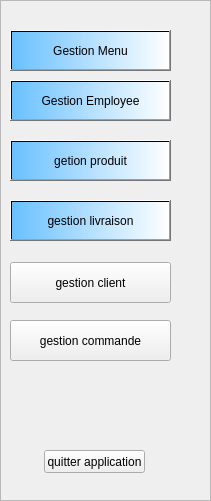
     <widget class="QFrame" name="frame_2">
      <property name="geometry">
       <rect>
        <x>40</x>
        <y>130</y>
        <width>211</width>
        <height>501</height>
       </rect>
      </property>
      <property name="frameShape">
       <enum>QFrame::StyledPanel</enum>
      </property>
      <property name="frameShadow">
       <enum>QFrame::Raised</enum>
      </property>
      <widget class="QPushButton" name="pushButton_28">
       <property name="geometry">
        <rect>
         <x>10</x>
         <y>80</y>
         <width>161</width>
         <height>41</height>
        </rect>
       </property>
       <property name="styleSheet">
        <string notr="true">background-color: qlineargradient(spread:repeat, x1:0, y1:0, x2:1, y2:0, stop:0 rgba(105, 192, 255, 255), stop:1 rgba(255, 255, 255, 255));</string>
       </property>
       <property name="text">
        <string>Gestion Employee</string>
       </property>
      </widget>
      <widget class="QPushButton" name="gestionplatmenu">
       <property name="geometry">
        <rect>
         <x>10</x>
         <y>30</y>
         <width>161</width>
         <height>41</height>
        </rect>
       </property>
       <property name="styleSheet">
        <string notr="true">background-color: qlineargradient(spread:repeat, x1:0, y1:0, x2:1, y2:0, stop:0 rgba(105, 192, 255, 255), stop:1 rgba(255, 255, 255, 255));
</string>
       </property>
       <property name="text">
        <string>Gestion Menu</string>
       </property>
      </widget>
      <widget class="QPushButton" name="gestionproduit">
       <property name="geometry">
        <rect>
         <x>10</x>
         <y>140</y>
         <width>161</width>
         <height>41</height>
        </rect>
       </property>
       <property name="styleSheet">
        <string notr="true">background-color: qlineargradient(spread:repeat, x1:0, y1:0, x2:1, y2:0, stop:0 rgba(105, 192, 255, 255), stop:1 rgba(255, 255, 255, 255));</string>
       </property>
       <property name="text">
        <string>getion produit</string>
       </property>
      </widget>
      <widget class="QPushButton" name="gestionlivb">
       <property name="geometry">
        <rect>
         <x>10</x>
         <y>200</y>
         <width>161</width>
         <height>41</height>
        </rect>
       </property>
       <property name="styleSheet">
        <string notr="true">background-color: qlineargradient(spread:repeat, x1:0, y1:0, x2:1, y2:0, stop:0 rgba(105, 192, 255, 255), stop:1 rgba(255, 255, 255, 255));</string>
       </property>
       <property name="text">
        <string>gestion livraison</string>
       </property>
      </widget>
      <widget class="QPushButton" name="gestionclient">
       <property name="geometry">
        <rect>
         <x>10</x>
         <y>262</y>
         <width>161</width>
         <height>41</height>
        </rect>
       </property>
       <property name="text">
        <string>gestion client</string>
       </property>
      </widget>
      <widget class="QPushButton" name="gestioncommande">
       <property name="geometry">
        <rect>
         <x>10</x>
         <y>320</y>
         <width>161</width>
         <height>41</height>
        </rect>
       </property>
       <property name="text">
        <string>gestion commande</string>
       </property>
      </widget>
      <widget class="QPushButton" name="exit">
       <property name="geometry">
        <rect>
         <x>44</x>
         <y>450</y>
         <width>101</width>
         <height>23</height>
        </rect>
       </property>
       <property name="text">
        <string>quitter application</string>
       </property>
      </widget>
     </widget>
